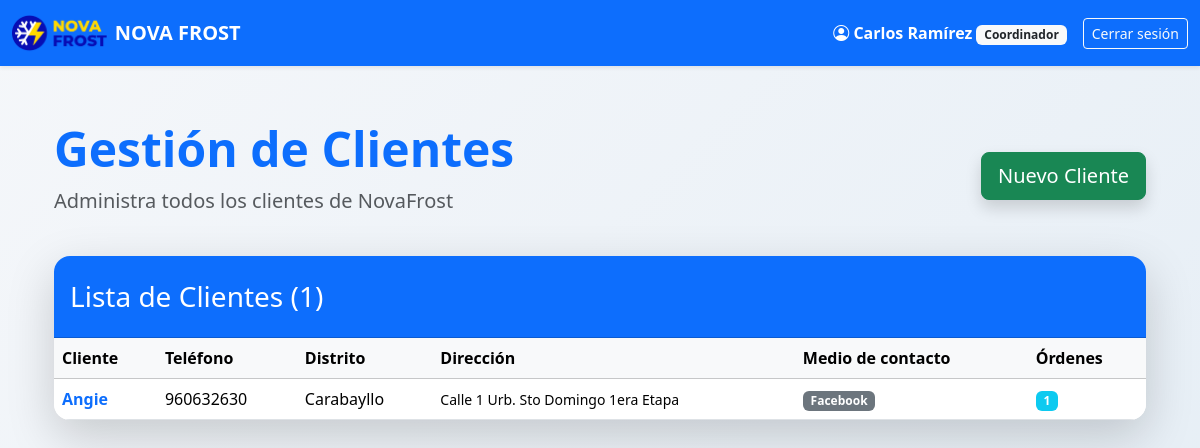
Page /clientes (signed in) on the committed database.
### models.py (models this page shows, shortened)
class User(db.Model, UserMixin):
    id = db.Column(db.Integer, primary_key=True)
    email = db.Column(db.String(120), unique=True, nullable=False, index=True)
    password_hash = db.Column(db.String(255), nullable=False)
    role = db.Column(db.String(20), nullable=False, default='tecnico')
    nombre = db.Column(db.String(100), nullable=False, default='')
    apellido = db.Column(db.String(100), nullable=False, default='')
    activo = db.Column(db.Boolean, default=True)
    push_token = db.Column(db.String(500), nullable=True)
    fecha_registro = db.Column(db.DateTime, default=datetime.utcnow)
    ordenes_tecnico = db.relationship('Orden', backref='tecnico', lazy=True)
    anticipos = db.relationship('Anticipo', backref='tecnico_rel', lazy=True)
    salarios = db.relationship('Salario', backref='tecnico', lazy=True)
    def nombre_completo(self):
        if self.nombre and self.apellido:
            return f"{self.nombre} {self.apellido}"
        return self.email.split('@')[0].title()
    numero_whatsapp = db.Column(db.String(20), nullable=True)  # ej: '960632630'

class Cliente(db.Model):
    id = db.Column(db.Integer, primary_key=True)
    nombre = db.Column(db.String(100), nullable=False, unique=True)
    telefono = db.Column(db.String(20), nullable=True)
    direccion = db.Column(db.String(200), nullable=True)
    distrito = db.Column(db.String(100), nullable=True)
    medio_contacto = db.Column(db.String(100), nullable=False)
    fecha_creacion = db.Column(db.DateTime, default=datetime.utcnow)

### app.py (the view, shortened to what this page needs)
@app.route('/clientes', methods=['GET', 'POST'])
@login_required
def clientes():
    if current_user.role not in ['admin', 'coordinador']:
        flash('Acceso restringido', 'danger')
        return redirect(url_for('dashboard'))
    clientes = Cliente.query.order_by(Cliente.nombre).all()
    return render_template('clientes.html', clientes=clientes)

### app.py (called while the page is built)
@login_manager.user_loader
def load_user(user_id):
    return db.session.get(User, int(user_id))

### templates/clientes.html (shortened to what this page needs)
{% extends "base.html" %}
{% block content %}
<div class="container py-5">
    <div class="d-flex justify-content-between align-items-center mb-4">
        <div>
            <h1 class="display-5 fw-bold text-primary">
                Gestión de Clientes
            </h1>
            <p class="text-muted fs-5">Administra todos los clientes de NovaFrost</p>
        </div>
        <button class="btn btn-success btn-lg shadow" data-bs-toggle="modal" data-bs-target="#nuevoClienteModal">
            Nuevo Cliente
        </button>
    </div>
    <div class="card border-0 shadow-lg rounded-4 overflow-hidden">
        <div class="card-header bg-primary text-white py-4">
            <h3 class="mb-0">Lista de Clientes ({{ clientes|length }})</h3>
        </div>
        <div class="card-body p-0">
            {% if clientes %}
            <div class="table-responsive">
                <table class="table table-hover align-middle mb-0">
                    <thead class="table-light">
                        <tr>
                            <th>Cliente</th>
                            <th>Teléfono</th>
                            <th>Distrito</th>
                            <th>Dirección</th>
                            <th>Medio de contacto</th>
                            <th>Órdenes</th>
                        </tr>
                    </thead>
                    <tbody>
                        {% for c in clientes %}
                        <tr>
                            <td class="fw-bold text-primary">{{ c.nombre }}</td>
                            <td>{{ c.telefono or '—' }}</td>
                            <td>{{ c.distrito or '—' }}</td>
                            <td><small>{{ c.direccion or 'Sin dirección' }}</small></td>
                            <td><span class="badge bg-secondary">{{ c.medio_contacto or 'No especificado' }}</span></td>
                            <td><span class="badge bg-info">{{ c.ordenes|length }}</span></td>
                        </tr>
                        {% endfor %}
                    </tbody>
                </table>
            </div>
            {% else %}
            <div class="text-center py-5 text-muted">
                <h4>No hay clientes registrados aún</h4>
            </div>
            {% endif %}
        </div>
    </div>
</div>
{% endblock %}

### templates/base.html (shortened to what this page needs)
<!DOCTYPE html>
<html lang="es">
<head>
    <link href="https://cdn.jsdelivr.net/npm/bootstrap@5.3.3/dist/css/bootstrap.min.css" rel="stylesheet"
>
    <link rel="stylesheet" href="https://cdn.jsdelivr.net/npm/bootstrap-icons@1.11.3/font/bootstrap-icons.min.css">
</head>
<body>
    <nav class="navbar navbar-expand-lg navbar-dark bg-primary shadow-sm fixed-top">
        <div class="container-fluid">
            <a class="navbar-brand d-flex align-items-center gap-2" href="{{ url_for('dashboard') }}">
                <img src="/static/logo.png" alt="Logo">
                <strong>NOVA FROST</strong>
            </a>
            <div class="collapse navbar-collapse" id="#navbarNav">
                <ul class="navbar-nav ms-auto align-items-center">
                    {% if current_user.is_authenticated %}
                        <li class="nav-item me-3">
                            <span class="navbar-text user-name">
                                <i class="bi bi-person-circle"></i>
                                {{ current_user.nombre_completo() }}
                                <small class="badge bg-light text-dark">{{ current_user.role|title }}</small>
                            </span>
                        </li>
                        <li class="nav-item">
                            <a href="{{ url_for('logout') }}" class="btn btn-outline-light btn-sm">
                                Cerrar sesión
                            </a>
                        </li>
                    {% endif %}
                </ul>
            </div>
        </div>
    </nav>
    <main class="container pt-5 mt-4">
        {% block content %}{% endblock %}
    </main>
</body>
</html>

### templates/base.html (style rules this page uses)
body { background: linear-gradient(135deg, #f5f7fa 0%, #e4edf5 100%); min-height: 100vh; margin: 0; padding-bottom: 60px; }
.navbar-brand img { height: 40px; }
.user-name { font-weight: 600; color: #fff; }

### rows in the picture
User: nombre_completo "Carlos Ramírez", role "Coordinador"
Cliente: nombre "Angie", telefono "960632630", distrito "Carabayllo", direccion "Calle 1 Urb. Sto Domingo 1era Etapa", medio_contacto "Facebook", ordenes|length "1"

### other values in the picture
{{ clientes|length }} "1"
